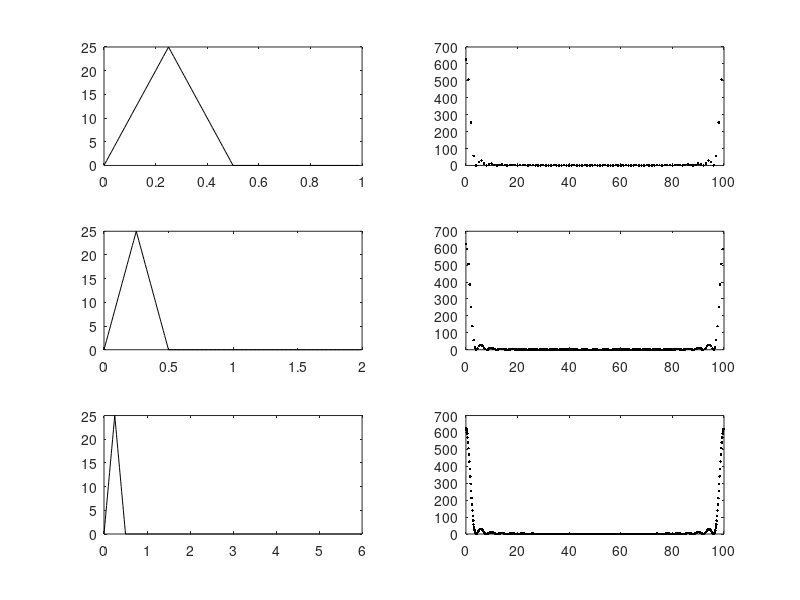

Reproduce this figure in MATLAB.
% Bereket Kebede , Img, processing, Assignment 3
  
  
% Frequency resolution
% Extending the period to 2 and 6 s by adding zeros decreases 
% the spacing between the frequency points, producing smoother 
% looking frequency curves, f_res = fs/N 

fs = 100;                  % Sampling frequencies
N1 = [0 100 500];           % Zero padding numbers
x =[ (0:25) (24:-1:0),zeros(1,49) ];  % Generate triangle signal, 100 pts

for k = 1:3
 y = [x zeros(1,N1(k))];      % Zero pad signal with 0, 100, and 500
 N = length(y);              % Get data length
 t = (0:N-1)/fs;              % Construct time vector for plotting
 f = (0:N-1)*fs/N;            % Construct frequency vector for plotting
 subplot(3,2,k*2-1);
 plot(t,y,'k');              % Plot the signal


 subplot(3,2,k*2);
 Y = abs(fft(y));             % Calculate the magnitude spectrum
 plot(f, Y,'.k');             % Plot spectrum using individual points

end
